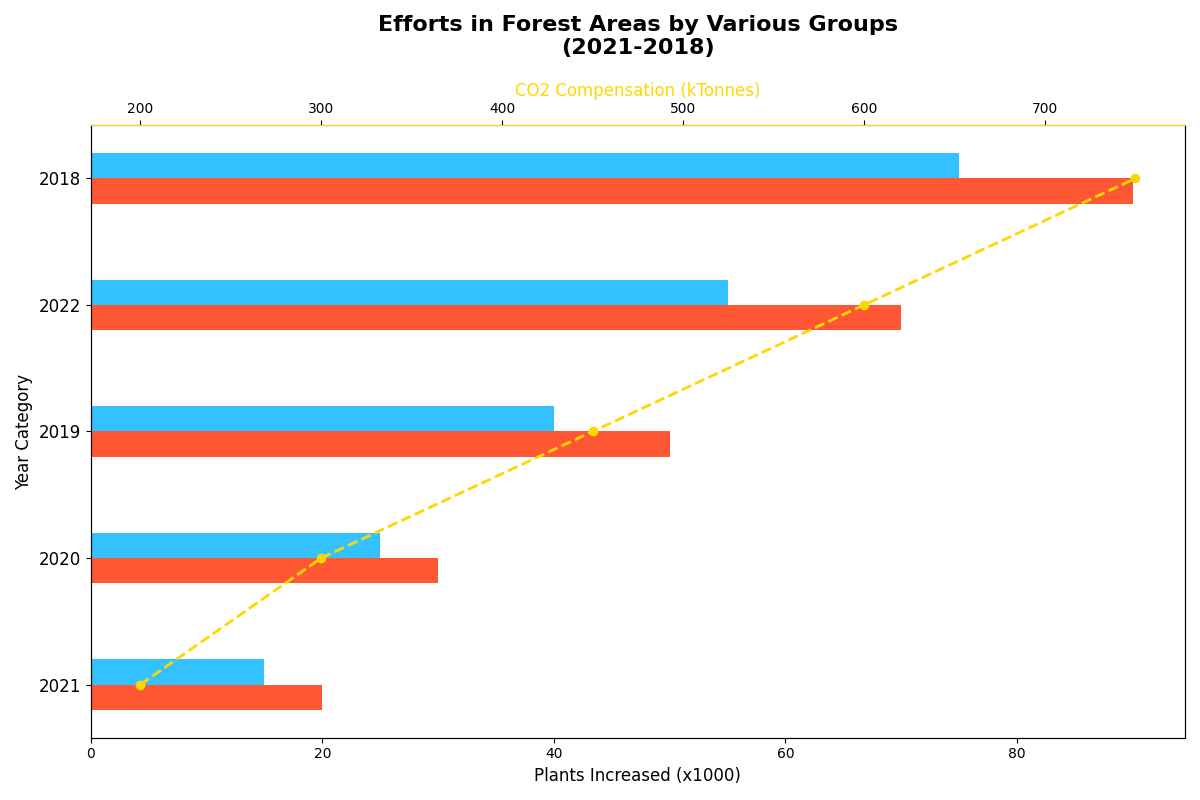

The script that drew this image:
import matplotlib.pyplot as plt
import numpy as np

years = ['2021', '2020', '2019', '2022', '2018']  # Random year order
org_A = np.array([20, 30, 50, 70, 90])
org_B = np.array([15, 25, 40, 55, 75])
carbon_offset = np.array([200, 300, 450, 600, 750])

fig, ax1 = plt.subplots(figsize=(12, 8))

height = 0.2
y = np.arange(len(years))

ax1.barh(y - height/2, org_A, height, color='#FF5733')
ax1.barh(y + height/2, org_B, height, color='#33C1FF')

ax1.set_title('Efforts in Forest Areas by Various Groups\n(2021-2018)', fontsize=16, fontweight='bold', pad=20)  # Modified title
ax1.set_xlabel('Plants Increased (x1000)', fontsize=12)  # Modified x-axis label
ax1.set_ylabel('Year Category', fontsize=12)  # Modified y-axis label
ax1.set_yticks(y)
ax1.set_yticklabels(years, fontsize=12)

ax2 = ax1.twiny()
ax2.plot(carbon_offset, y, color='gold', marker='o', linestyle='--', linewidth=2)
ax2.set_xlabel('CO2 Compensation (kTonnes)', fontsize=12, color='gold')  # Modified x-axis label
ax2.spines['top'].set_color('gold')

plt.tight_layout()
plt.show()
